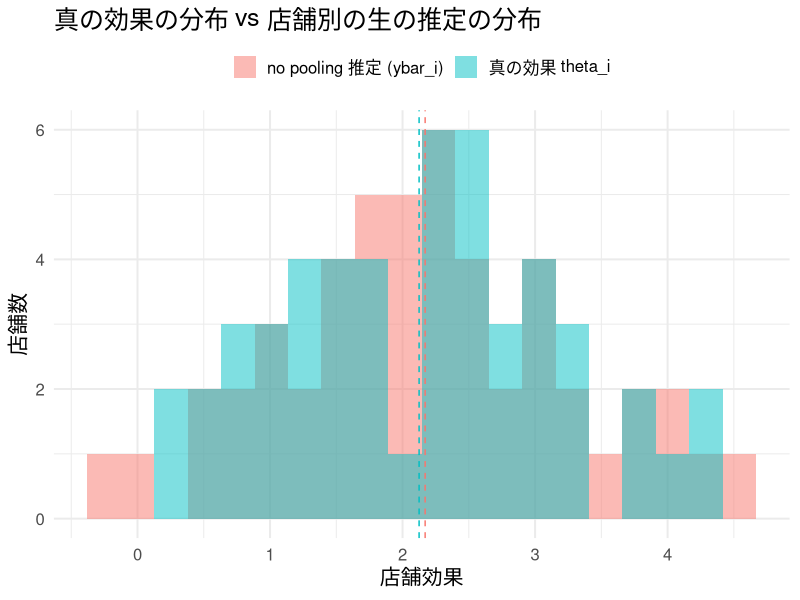
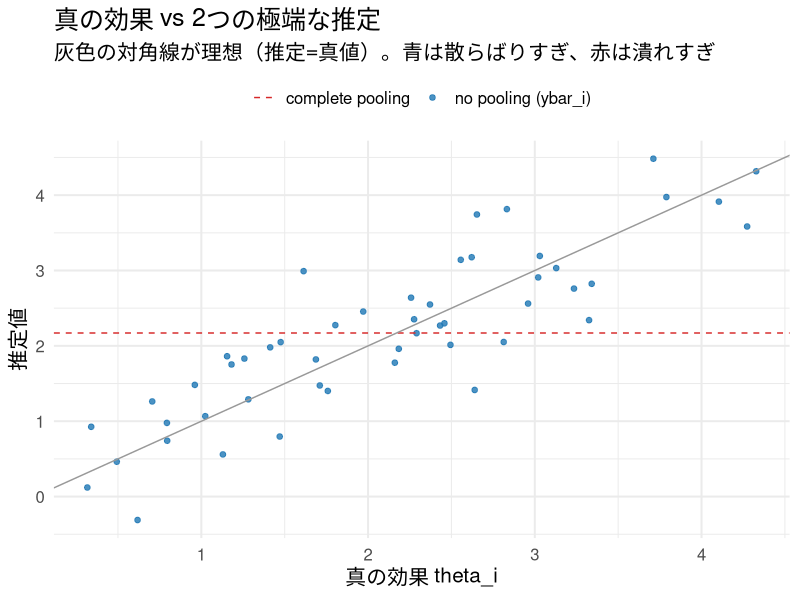
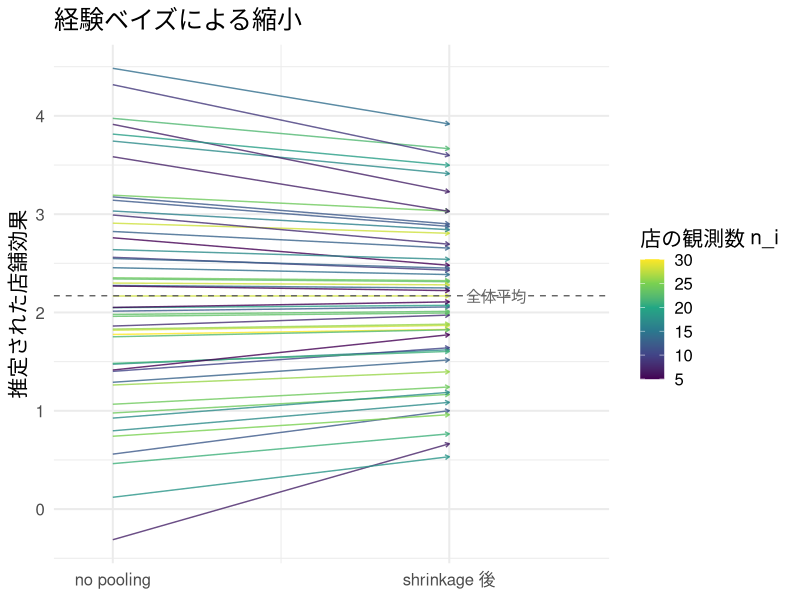
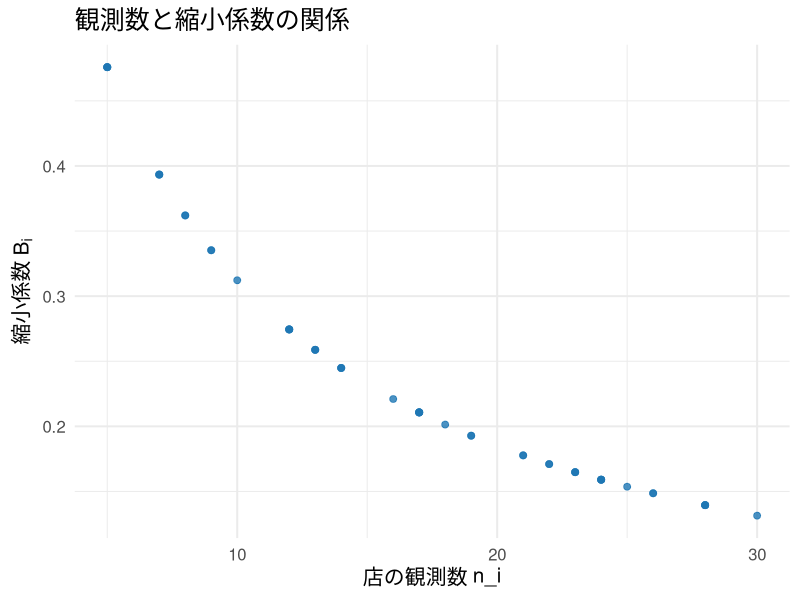
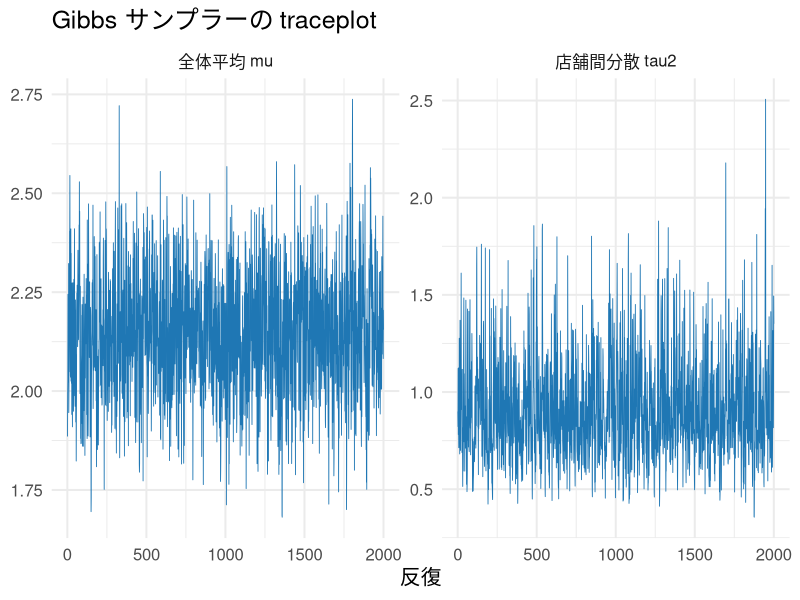
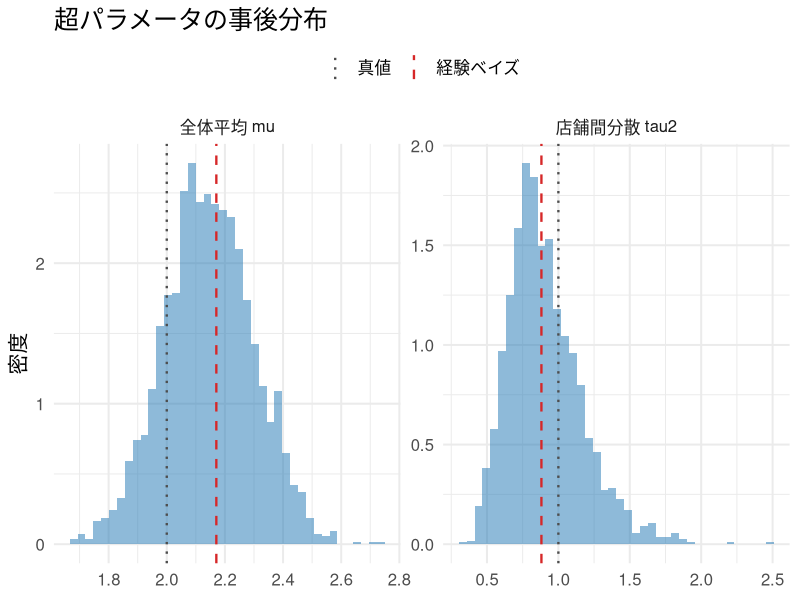
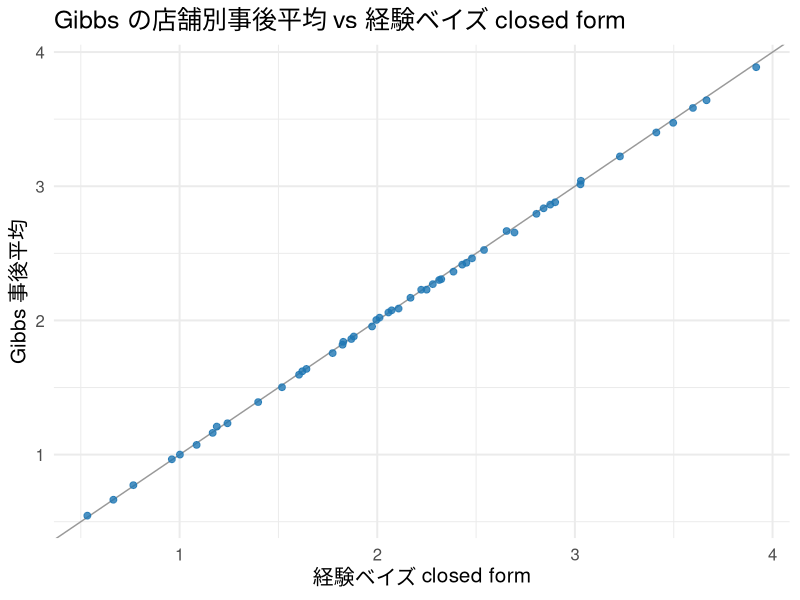
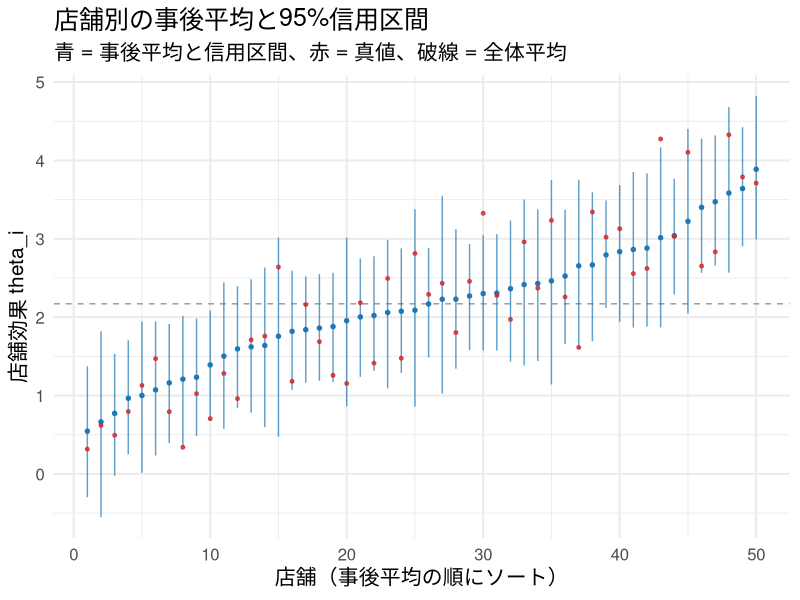

Here is the R script that generated these plots, in order:
## ---- chunk 1
#| include: false
library(ggplot2)
library(dplyr)
library(tidyr)
library(knitr)

set.seed(20269)

theme_slide <- function() {
  fam <- if (Sys.info()[["sysname"]] == "Darwin") "Hiragino Sans" else ""
  theme_minimal(base_size = 15, base_family = fam)
}
theme_set(theme_slide())
knitr::opts_chunk$set(fig.align = "center", dpi = 144)
options(scipen = 8)
## ---- chunk 2
#| label: rtm-setup
#| include: false
N        <- 50
mu_true  <- 2.0
tau2_true<- 1.0
sigma2   <- 4.0                               # 1観測あたりの分散（既知とする）

n_i        <- sample(5:30, N, replace = TRUE) # 店ごとの観測数（不均等・小さめ）
theta_true <- rnorm(N, mu_true, sqrt(tau2_true))
s2_i       <- sigma2 / n_i                    # 店舗平均 ybar_i の分散

month1 <- rnorm(N, theta_true, sqrt(s2_i))    # 先月の観測
month2 <- rnorm(N, theta_true, sqrt(s2_i))    # 翌月の観測

top5 <- order(month1, decreasing = TRUE)[1:5]
## ---- chunk 3
#| label: rtm-top5-table
data.frame(
  metric = c("先月の観測（ダッシュボード表示）", "その店の真の効果", "翌月の観測"),
  value  = round(c(mean(month1[top5]), mean(theta_true[top5]), mean(month2[top5])), 3)
) |> kable(col.names = c("指標", "トップ5店の平均"))
## ---- chunk 4
#| label: fig-overdispersion
#| fig-height: 3.9
df_disp <- data.frame(
  value = c(theta_true, month1),
  kind  = rep(c("真の効果 theta_i", "no pooling 推定 (ybar_i)"), each = N)
)
ggplot(df_disp, aes(value, fill = kind)) +
  geom_histogram(alpha = 0.5, position = "identity", bins = 20) +
  geom_vline(data = data.frame(
    kind = c("真の効果 theta_i", "no pooling 推定 (ybar_i)"),
    m = c(mean(theta_true), mean(month1))),
    aes(xintercept = m, color = kind), linetype = "dashed", show.legend = FALSE) +
  labs(title = "真の効果の分布 vs 店舗別の生の推定の分布",
       x = "店舗効果", y = "店舗数", fill = NULL) +
  theme(legend.position = "top")
## ---- chunk 5
#| label: fig-three-pooling
#| fig-height: 4.0
grand <- mean(month1)      # complete pooling の推定（全体平均）
df3 <- data.frame(store = 1:N, truth = theta_true, nopool = month1)
ggplot(df3, aes(x = truth)) +
  geom_point(aes(y = nopool, color = "no pooling (ybar_i)"), size = 1.6, alpha = 0.8) +
  geom_hline(aes(yintercept = grand, color = "complete pooling"), linetype = "dashed") +
  geom_abline(slope = 1, intercept = 0, color = "grey60") +
  scale_color_manual(values = c("no pooling (ybar_i)" = "#1f77b4",
                                 "complete pooling" = "#d62728")) +
  labs(title = "真の効果 vs 2つの極端な推定",
       x = "真の効果 theta_i", y = "推定値", color = NULL,
       subtitle = "灰色の対角線が理想（推定=真値）。青は散らばりすぎ、赤は潰れすぎ") +
  theme(legend.position = "top")
## ---- chunk 6
#| label: eb-estimation
#| echo: true
#| output-location: fragment
mu_hat   <- mean(month1)
var_y    <- var(month1)                    # R の var() は n-1 で割る
tau2_hat <- max(var_y - mean(s2_i), 1e-6)  # 負にならないよう下限を置く

cat("mu_hat   =", round(mu_hat, 3),   " （真値", mu_true, "）\n")
cat("tau2_hat =", round(tau2_hat, 3), " （真値", tau2_true, "）\n")
## ---- chunk 7
#| label: eb-shrink
#| echo: true
#| output-location: fragment
B_i    <- s2_i / (s2_i + tau2_hat)               # 縮小係数（店ごと）
eb_est <- B_i * mu_hat + (1 - B_i) * month1      # 経験ベイズ推定
## ---- chunk 8
#| label: fig-arrow
#| fig-height: 4.1
df_arrow <- data.frame(store = 1:N, nopool = month1, eb = eb_est, n_i = n_i)
ggplot(df_arrow) +
  geom_segment(aes(x = 1, xend = 2, y = nopool, yend = eb, color = n_i),
               arrow = arrow(length = unit(0.12, "cm")), alpha = 0.8) +
  geom_hline(yintercept = mu_hat, linetype = "dashed", color = "grey40") +
  annotate("text", x = 2.05, y = mu_hat, label = "全体平均", hjust = 0, color = "grey40") +
  scale_x_continuous(breaks = c(1, 2), labels = c("no pooling", "shrinkage 後"),
                     limits = c(0.9, 2.4)) +
  scale_color_viridis_c(name = "店の観測数 n_i") +
  labs(title = "経験ベイズによる縮小", x = NULL, y = "推定された店舗効果") +
  theme(legend.position = "right")
## ---- chunk 9
#| label: fig-shrink-vs-n
#| fig-height: 3.9
ggplot(data.frame(n_i = n_i, B_i = B_i), aes(n_i, B_i)) +
  geom_point(color = "#1f77b4", size = 2, alpha = 0.8) +
  labs(title = "観測数と縮小係数の関係",
       x = "店の観測数 n_i", y = expression("縮小係数 "*B[i]))
## ---- chunk 10
#| label: mse-table
mse <- function(est) mean((est - theta_true)^2)
data.frame(
  method = c("complete pooling", "no pooling", "empirical Bayes"),
  MSE    = round(c(mse(mu_hat), mse(month1), mse(eb_est)), 4)
) |> kable(col.names = c("手法", "MSE（真値との二乗誤差の平均）"))
## ---- chunk 11
#| label: mse-montecarlo
one_rep <- function() {
  n_i  <- sample(5:30, N, replace = TRUE)
  s2   <- sigma2 / n_i
  th   <- rnorm(N, mu_true, sqrt(tau2_true))
  y    <- rnorm(N, th, sqrt(s2))
  muh  <- mean(y)
  t2h  <- max(var(y) - mean(s2), 1e-6)
  B    <- s2 / (s2 + t2h)
  eb   <- B * muh + (1 - B) * y
  c(complete = mean((muh - th)^2),
    nopool   = mean((y - th)^2),
    eb       = mean((eb - th)^2))
}
set.seed(20269)
sim <- replicate(300, one_rep())               # 300 データセット
round(rowMeans(sim), 4)
cat("\nEB が no pooling に勝ったデータセットの割合:",
    round(mean(sim["eb", ] < sim["nopool", ]), 3), "\n")
## ---- chunk 12
#| label: james-stein-sim
js_rep <- function() {
  k <- 18; nn <- 45
  p_true <- pmin(pmax(0.265 + 0.03 * rnorm(k), 0.15), 0.40)   # 真の打率
  hits   <- rbinom(k, nn, p_true)
  y      <- asin(sqrt((hits + 0.375) / (nn + 0.75)))          # 分散安定化変換
  v      <- 1 / (4 * nn)                                      # 変換後の理論分散
  gm     <- mean(y)
  S      <- sum((y - gm)^2)
  Bjs    <- max(0, 1 - (k - 3) * v / S)                       # James-Stein 係数
  js     <- gm + Bjs * (y - gm)
  mu_t   <- asin(sqrt(p_true))
  c(raw = mean((y - mu_t)^2), js = mean((js - mu_t)^2))
}
set.seed(20269)
js_sim <- replicate(700, js_rep())
cat("素朴推定の平均MSE :", round(mean(js_sim["raw", ]), 5), "\n")
cat("James-Stein のMSE :", round(mean(js_sim["js", ]), 5), "\n")
cat("誤差の比 (JS/raw) :", round(mean(js_sim["js", ]) / mean(js_sim["raw", ]), 3), "\n")
cat("JS が勝った割合   :", round(mean(js_sim["js", ] < js_sim["raw", ]), 3), "\n")
## ---- chunk 13
#| label: gibbs-sampler
#| echo: true
#| output-location: fragment
gibbs_hier <- function(ybar, n_i, sigma2, n_draws = 2000, burn = 500,
                       mu0 = 0, kappa2 = 1e6, a0 = 0.01, b0 = 0.01) {
  N     <- length(ybar)
  theta <- ybar; mu <- mean(ybar); tau2 <- max(var(ybar), 0.1)   # 初期値
  keep_theta <- matrix(0, n_draws, N)
  keep_mu <- numeric(n_draws); keep_tau2 <- numeric(n_draws)
  for (it in 1:(n_draws + burn)) {
    v_i   <- 1 / (n_i / sigma2 + 1 / tau2)                 # (1) theta_i を引く
    m_i   <- v_i * (n_i * ybar / sigma2 + mu / tau2)
    theta <- rnorm(N, m_i, sqrt(v_i))
    prec  <- N / tau2 + 1 / kappa2                         # (2) mu を引く
    mean_ <- (sum(theta) / tau2 + mu0 / kappa2) / prec
    mu    <- rnorm(1, mean_, sqrt(1 / prec))
    shape <- a0 + N / 2                                    # (3) tau2 を引く
    rate  <- b0 + 0.5 * sum((theta - mu)^2)
    tau2  <- 1 / rgamma(1, shape = shape, rate = rate)
    if (it > burn) {
      k <- it - burn
      keep_theta[k, ] <- theta; keep_mu[k] <- mu; keep_tau2[k] <- tau2
    }
  }
  list(theta = keep_theta, mu = keep_mu, tau2 = keep_tau2)
}

set.seed(20269)
fit <- gibbs_hier(month1, n_i, sigma2, n_draws = 2000, burn = 500)
## ---- chunk 14
#| label: fig-trace
#| fig-height: 3.9
df_trace <- data.frame(
  iter = seq_along(fit$mu),
  mu   = fit$mu,
  tau2 = fit$tau2
) |> pivot_longer(c(mu, tau2), names_to = "param", values_to = "value")
ggplot(df_trace, aes(iter, value)) +
  geom_line(color = "#1f77b4", linewidth = 0.3) +
  facet_wrap(~param, scales = "free_y",
             labeller = as_labeller(c(mu = "全体平均 mu", tau2 = "店舗間分散 tau2"))) +
  labs(title = "Gibbs サンプラーの traceplot", x = "反復", y = NULL)
## ---- chunk 15
#| label: fig-posterior-hyper
#| fig-height: 3.9
df_post <- data.frame(mu = fit$mu, tau2 = fit$tau2) |>
  pivot_longer(everything(), names_to = "param", values_to = "value")
vlines <- data.frame(
  param = c("mu", "mu", "tau2", "tau2"),
  value = c(mu_hat, mu_true, tau2_hat, tau2_true),
  type  = c("経験ベイズ", "真値", "経験ベイズ", "真値")
)
ggplot(df_post, aes(value)) +
  geom_histogram(aes(y = after_stat(density)), bins = 40, fill = "#1f77b4", alpha = 0.5) +
  geom_vline(data = vlines, aes(xintercept = value, color = type, linetype = type), linewidth = 0.8) +
  facet_wrap(~param, scales = "free",
             labeller = as_labeller(c(mu = "全体平均 mu", tau2 = "店舗間分散 tau2"))) +
  scale_color_manual(values = c("経験ベイズ" = "#d62728", "真値" = "grey30")) +
  scale_linetype_manual(values = c("経験ベイズ" = "dashed", "真値" = "dotted")) +
  labs(title = "超パラメータの事後分布", x = NULL, y = "密度", color = NULL, linetype = NULL) +
  theme(legend.position = "top")
## ---- chunk 16
#| label: fig-gibbs-vs-eb
#| fig-height: 3.9
post_theta_mean <- colMeans(fit$theta)
ggplot(data.frame(eb = eb_est, gibbs = post_theta_mean), aes(eb, gibbs)) +
  geom_abline(slope = 1, intercept = 0, color = "grey60") +
  geom_point(color = "#1f77b4", size = 2, alpha = 0.8) +
  labs(title = "Gibbs の店舗別事後平均 vs 経験ベイズ closed form",
       x = "経験ベイズ closed form", y = "Gibbs 事後平均")
## ---- chunk 17
#| label: fig-caterpillar
#| fig-height: 4.1
ci_lo <- apply(fit$theta, 2, quantile, 0.025)
ci_hi <- apply(fit$theta, 2, quantile, 0.975)
df_cat <- data.frame(
  store = 1:N, mean = post_theta_mean, lo = ci_lo, hi = ci_hi,
  truth = theta_true, n_i = n_i
) |> arrange(mean) |> mutate(rank = row_number())
ggplot(df_cat, aes(rank, mean)) +
  geom_hline(yintercept = mu_hat, linetype = "dashed", color = "grey60") +
  geom_errorbar(aes(ymin = lo, ymax = hi), color = "#1f77b4", width = 0, alpha = 0.7) +
  geom_point(size = 1.2, color = "#1f77b4") +
  geom_point(aes(y = truth), color = "#d62728", size = 1, alpha = 0.8) +
  labs(title = "店舗別の事後平均と95%信用区間",
       subtitle = "青 = 事後平均と信用区間、赤 = 真値、破線 = 全体平均",
       x = "店舗（事後平均の順にソート）", y = "店舗効果 theta_i")
## ---- chunk 18
#| label: targeting
c_thresh <- 3.0
prob_gt  <- colMeans(fit$theta > c_thresh)          # P(theta_i > c | data)
sel_prob <- which(prob_gt >= 0.80)                   # 確率ルールで選抜
top10_np <- order(month1, decreasing = TRUE)[1:10]   # no pooling 点推定トップ10

cat("確率ルール P(theta > 3.0) >= 0.8 で選ばれた店数:", length(sel_prob), "\n")
cat("no pooling トップ10のうち、確率ルールに落ちた店:",
    length(setdiff(top10_np, sel_prob)), "店\n")
## ---- chunk 19
#| label: targeting-table
dropped <- setdiff(top10_np, sel_prob)
data.frame(
  store        = dropped,
  n_i          = n_i[dropped],
  ybar_nopool  = round(month1[dropped], 2),
  post_mean    = round(post_theta_mean[dropped], 2),
  prob_gt_c    = round(prob_gt[dropped], 2),
  truth        = round(theta_true[dropped], 2)
) |> arrange(n_i) |>
  kable(col.names = c("店舗", "観測数", "点推定", "事後平均", "P(効果>3)", "真値"))
## ---- chunk 20
#| label: fig-targeting
#| fig-height: 4.0
df_tgt <- data.frame(ybar = month1, prob = prob_gt, n_i = n_i)
ggplot(df_tgt, aes(ybar, prob, color = n_i)) +
  geom_hline(yintercept = 0.80, linetype = "dashed", color = "grey50") +
  geom_vline(xintercept = c_thresh, linetype = "dotted", color = "grey50") +
  geom_point(size = 2.2, alpha = 0.85) +
  scale_color_viridis_c(name = "観測数 n_i") +
  annotate("text", x = min(month1), y = 0.82, label = "選抜ライン P = 0.8",
           hjust = 0, color = "grey40", size = 3) +
  labs(title = "点推定でなく事後確率で選ぶ",
       x = "no pooling 点推定 (ybar_i)", y = "P(theta_i > c | data)")
